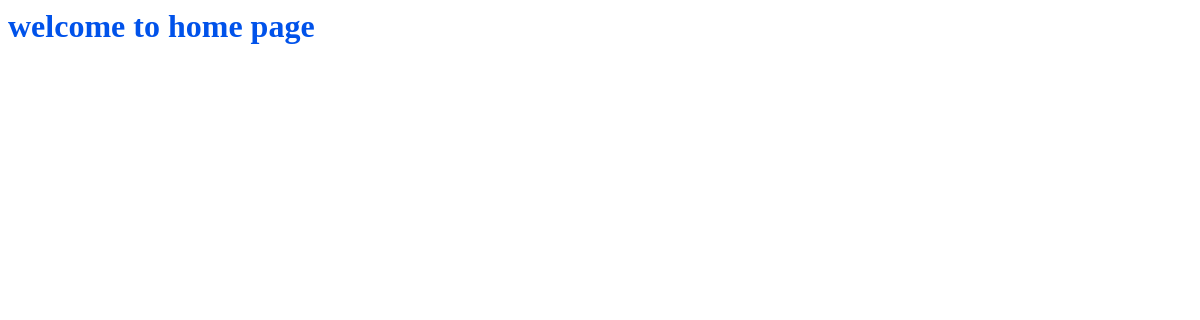
Before: / with the older database file.
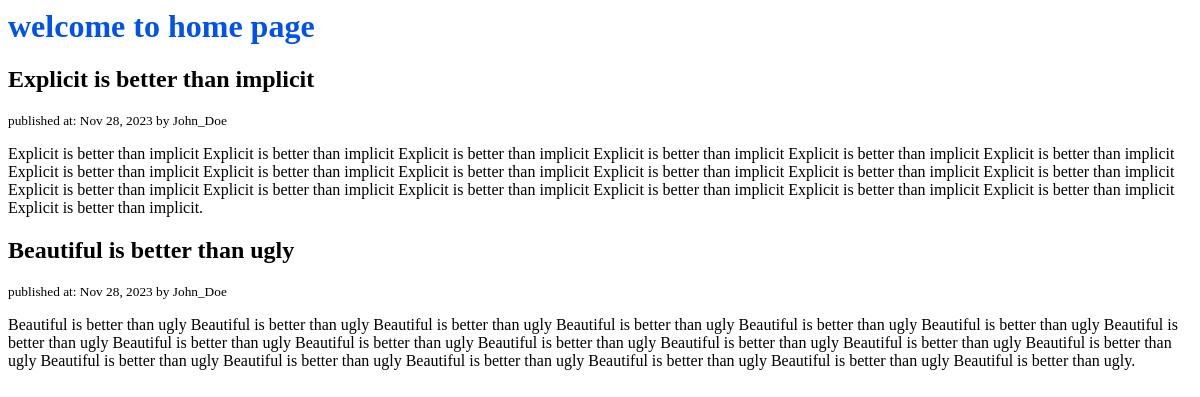
After: the same page with the newer database file.
### blog/models.py (models this page shows, shortened)
class Post(models.Model):
    title = models.CharField( max_length=50)
    content = models.TextField()
    published_at = models.DateTimeField(default=timezone.now)
    author = models.ForeignKey(User,on_delete=models.CASCADE)
    class Meta:
        ordering = ['-published_at']

### blog/views.py (the view)
# urls.py: path('',views.home, name='posts'),
def home(reguest):
      posts = Post.objects.all()
      context = {
            'posts': posts,
            'title': 'Zen of Python',
      }
      return render(reguest,'blog/home.html',context)

### blog/templates/blog/home.html
{% extends "base.html" %}
{% block content %}
    <h1>welcome to home page</h1>
    {% for post in posts  %}
      <h2>{{post.title}}</h2>
      <small>published at: {{post.published_at | date:"M d, Y"}} by {{post.author|title}}</small>
      <p>{{post.content}}</p>
    {% endfor %}
{% endblock  %}

### templates/base.html (shortened to what this page needs)
{% load static %}
<html lang="en">
<head>
    <link rel="stylesheet" href="{% static 'css/style.css' %}">
</head>
<body>
    {% block content %}
    {% endblock content %}
</body>
</html>

### static/css/style.css (style rules this page uses)
h1 { color:#0052EA }

Changed rows visible on the page:
added Post: title "Explicit is better than implicit", published_at "Nov 28, 2023", author "John_Doe", content "Explicit is better than implicit Explicit is better than implicit Explicit is better than implicit Explicit is better than implicit Explicit is better than implicit Explicit is better than implicit Explicit is better than implicit Explicit is better than implicit Explicit is better than implicit Explicit is better than implicit Explicit is better than implicit Explicit is better than implicit Explicit is better than implicit Explicit is better than implicit Explicit is better than implicit Explicit is better than implicit Explicit is better than implicit Explicit is better than implicit Explicit is better than implicit."
added Post: title "Beautiful is better than ugly", published_at "Nov 28, 2023", author "John_Doe", content "Beautiful is better than ugly Beautiful is better than ugly Beautiful is better than ugly Beautiful is better than ugly Beautiful is better than ugly Beautiful is better than ugly Beautiful is better than ugly Beautiful is better than ugly Beautiful is better than ugly Beautiful is better than ugly Beautiful is better than ugly Beautiful is better than ugly Beautiful is better than ugly Beautiful is better than ugly Beautiful is better than ugly Beautiful is better than ugly Beautiful is better than ugly Beautiful is better than ugly Beautiful is better than ugly."
